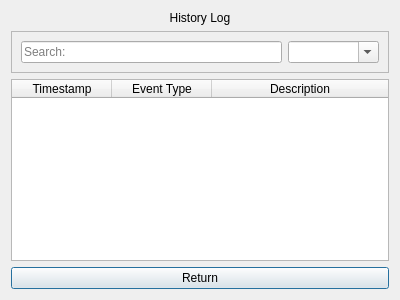
<?xml version="1.0" encoding="UTF-8"?>
<ui version="4.0">
 <class>Dialog</class>
 <widget class="QDialog" name="Dialog">
  <property name="geometry">
   <rect>
    <x>0</x>
    <y>0</y>
    <width>400</width>
    <height>300</height>
   </rect>
  </property>
  <property name="windowTitle">
   <string>Dialog</string>
  </property>
  <property name="layoutDirection">
   <enum>Qt::LeftToRight</enum>
  </property>
  <layout class="QVBoxLayout" name="verticalLayout">
   <item>
    <widget class="QLabel" name="label">
     <property name="text">
      <string>History Log</string>
     </property>
     <property name="alignment">
      <set>Qt::AlignHCenter|Qt::AlignTop</set>
     </property>
    </widget>
   </item>
   <item>
    <widget class="QFrame" name="frame">
     <property name="frameShape">
      <enum>QFrame::StyledPanel</enum>
     </property>
     <property name="frameShadow">
      <enum>QFrame::Raised</enum>
     </property>
     <layout class="QHBoxLayout" name="horizontalLayout_2">
      <item>
       <widget class="QLineEdit" name="lineEdit">
        <property name="placeholderText">
         <string>Search:</string>
        </property>
       </widget>
      </item>
      <item>
       <widget class="QComboBox" name="comboBox">
        <property name="editable">
         <bool>true</bool>
        </property>
        <property name="placeholderText">
         <string>Event Type</string>
        </property>
       </widget>
      </item>
     </layout>
    </widget>
   </item>
   <item>
    <widget class="QTableWidget" name="tableWidget">
     <property name="columnCount">
      <number>3</number>
     </property>
     <attribute name="horizontalHeaderCascadingSectionResizes">
      <bool>false</bool>
     </attribute>
     <attribute name="horizontalHeaderMinimumSectionSize">
      <number>28</number>
     </attribute>
     <attribute name="horizontalHeaderStretchLastSection">
      <bool>true</bool>
     </attribute>
     <attribute name="verticalHeaderStretchLastSection">
      <bool>false</bool>
     </attribute>
     <column>
      <property name="text">
       <string>Timestamp</string>
      </property>
     </column>
     <column>
      <property name="text">
       <string>Event Type</string>
      </property>
     </column>
     <column>
      <property name="text">
       <string>Description</string>
      </property>
     </column>
    </widget>
   </item>
   <item>
    <widget class="QPushButton" name="pushButton">
     <property name="text">
      <string>Return</string>
     </property>
    </widget>
   </item>
  </layout>
 </widget>
 <resources/>
 <connections/>
</ui>
